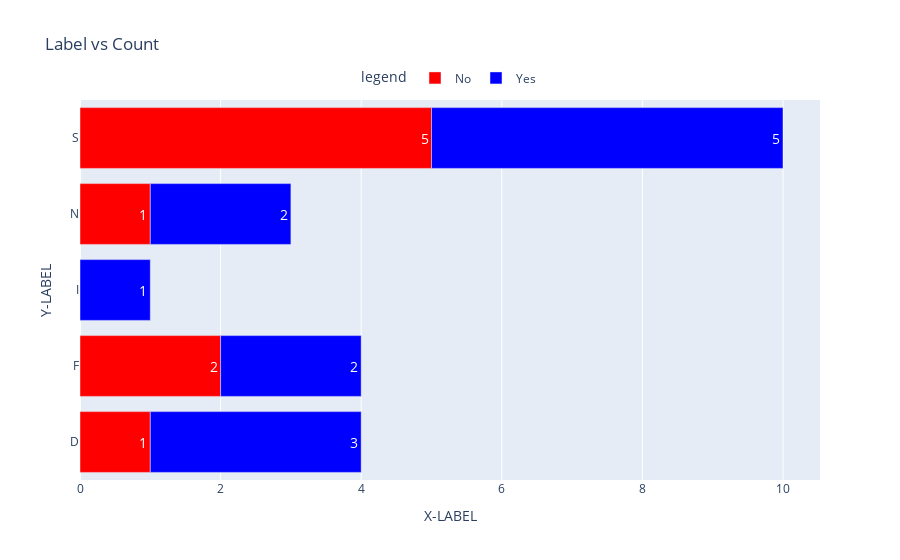

Notebook code cell kept with this figure:
### Markdown cell above
### A. Bar Graph

### Code cell
import plotly.express as px
import pandas as pd

# Read the CSV file
df = pd.read_csv('data/bar_assignment.csv')

# Transform 1 into "Yes" and 0 into "No"
df['legend'] = df['COUNT'].map({1: 'Yes', 0: 'No'})

df_crosstab = pd.crosstab(df['LABEL'], df['legend']).reset_index()
df_melted = df_crosstab.melt(id_vars='LABEL', value_vars=['No', 'Yes'], var_name='legend', value_name='COUNT')

# Create a horizontal stacked bar chart
fig = px.bar(df_melted, x='COUNT', 
             y='LABEL', color='legend', 
             orientation='h', 
             title='Label vs Count', 
             text='COUNT', 
             color_discrete_map={'No': 'red', 'Yes': 'blue'}
             )

# Update layout to place legend below the title
fig.update_layout(
    legend=dict(
        orientation="h",
        yanchor="bottom",
        y=1.02,
        xanchor="center",
        x=0.5
    )
)

fig.update_xaxes(title_text='X-LABEL')
fig.update_yaxes(title_text='Y-LABEL')

fig.update_traces(texttemplate='%{text}', textposition='inside', textfont_size=14, textfont_color='white')

fig.show()

# fig.write_image("img/bar_assignment.png")
# Image("img/bar_assignment.png")

### Figure 1 — Plotly figure (JSON) as saved in the notebook; plotly's stock layout.template omitted (floating-point values rounded to 4 significant figures)
{"data": [{"alignmentgroup": "True", "hovertemplate": "legend=No<br>COUNT=%{text}<br>LABEL=%{y}<extra></extra>", "legendgroup": "No", "marker": {"color": "red", "pattern": {"shape": ""}}, "name": "No", "offsetgroup": "No", "orientation": "h", "showlegend": true, "text": [1, 2, 0, 1, 5], "textfont": {"color": "white", "size": 14}, "textposition": "inside", "texttemplate": "%{text}", "type": "bar", "x": [1, 2, 0, 1, 5], "xaxis": "x", "y": ["D", "F", "I", "N", "S"], "yaxis": "y"}, {"alignmentgroup": "True", "hovertemplate": "legend=Yes<br>COUNT=%{text}<br>LABEL=%{y}<extra></extra>", "legendgroup": "Yes", "marker": {"color": "blue", "pattern": {"shape": ""}}, "name": "Yes", "offsetgroup": "Yes", "orientation": "h", "showlegend": true, "text": [3, 2, 1, 2, 5], "textfont": {"color": "white", "size": 14}, "textposition": "inside", "texttemplate": "%{text}", "type": "bar", "x": [3, 2, 1, 2, 5], "xaxis": "x", "y": ["D", "F", "I", "N", "S"], "yaxis": "y"}], "layout": {"barmode": "relative", "legend": {"orientation": "h", "title": {"text": "legend"}, "tracegroupgap": 0, "x": 0.5, "xanchor": "center", "y": 1.02, "yanchor": "bottom"}, "title": {"text": "Label vs Count"}, "xaxis": {"anchor": "y", "domain": [0, 1], "title": {"text": "X-LABEL"}}, "yaxis": {"anchor": "x", "domain": [0, 1], "title": {"text": "Y-LABEL"}}}}
